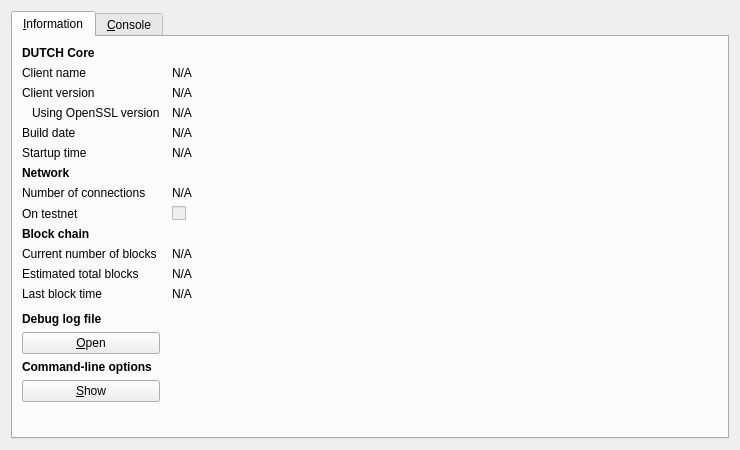
<?xml version="1.0" encoding="UTF-8"?>
<ui version="4.0">
 <class>RPCConsole</class>
 <widget class="QDialog" name="RPCConsole">
  <property name="geometry">
   <rect>
    <x>0</x>
    <y>0</y>
    <width>740</width>
    <height>450</height>
   </rect>
  </property>
  <property name="windowTitle">
   <string>DUTCH - Debug window</string>
  </property>
  <layout class="QVBoxLayout" name="verticalLayout_2">
   <item>
    <widget class="QTabWidget" name="tabWidget">
     <property name="currentIndex">
      <number>0</number>
     </property>
     <widget class="QWidget" name="tab_info">
      <attribute name="title">
       <string>&amp;Information</string>
      </attribute>
      <layout class="QGridLayout" name="gridLayout" columnstretch="0,1">
       <property name="horizontalSpacing">
        <number>12</number>
       </property>
       <item row="0" column="0">
        <widget class="QLabel" name="label_9">
         <property name="font">
          <font>
           <weight>75</weight>
           <bold>true</bold>
          </font>
         </property>
         <property name="text">
          <string>DUTCH Core</string>
         </property>
        </widget>
       </item>
       <item row="1" column="0">
        <widget class="QLabel" name="label_5">
         <property name="text">
          <string>Client name</string>
         </property>
        </widget>
       </item>
       <item row="1" column="1">
        <widget class="QLabel" name="clientName">
         <property name="cursor">
          <cursorShape>IBeamCursor</cursorShape>
         </property>
         <property name="text">
          <string>N/A</string>
         </property>
         <property name="textFormat">
          <enum>Qt::PlainText</enum>
         </property>
         <property name="textInteractionFlags">
          <set>Qt::LinksAccessibleByMouse|Qt::TextSelectableByKeyboard|Qt::TextSelectableByMouse</set>
         </property>
        </widget>
       </item>
       <item row="2" column="0">
        <widget class="QLabel" name="label_6">
         <property name="text">
          <string>Client version</string>
         </property>
        </widget>
       </item>
       <item row="2" column="1">
        <widget class="QLabel" name="clientVersion">
         <property name="cursor">
          <cursorShape>IBeamCursor</cursorShape>
         </property>
         <property name="text">
          <string>N/A</string>
         </property>
         <property name="textFormat">
          <enum>Qt::PlainText</enum>
         </property>
         <property name="textInteractionFlags">
          <set>Qt::LinksAccessibleByMouse|Qt::TextSelectableByKeyboard|Qt::TextSelectableByMouse</set>
         </property>
        </widget>
       </item>
       <item row="3" column="0">
        <widget class="QLabel" name="label_14">
         <property name="text">
          <string>Using OpenSSL version</string>
         </property>
         <property name="indent">
          <number>10</number>
         </property>
        </widget>
       </item>
       <item row="3" column="1">
        <widget class="QLabel" name="openSSLVersion">
         <property name="cursor">
          <cursorShape>IBeamCursor</cursorShape>
         </property>
         <property name="text">
          <string>N/A</string>
         </property>
         <property name="textFormat">
          <enum>Qt::PlainText</enum>
         </property>
         <property name="textInteractionFlags">
          <set>Qt::LinksAccessibleByMouse|Qt::TextSelectableByKeyboard|Qt::TextSelectableByMouse</set>
         </property>
        </widget>
       </item>
       <item row="4" column="0">
        <widget class="QLabel" name="label_12">
         <property name="text">
          <string>Build date</string>
         </property>
        </widget>
       </item>
       <item row="4" column="1">
        <widget class="QLabel" name="buildDate">
         <property name="cursor">
          <cursorShape>IBeamCursor</cursorShape>
         </property>
         <property name="text">
          <string>N/A</string>
         </property>
         <property name="textFormat">
          <enum>Qt::PlainText</enum>
         </property>
         <property name="textInteractionFlags">
          <set>Qt::LinksAccessibleByMouse|Qt::TextSelectableByKeyboard|Qt::TextSelectableByMouse</set>
         </property>
        </widget>
       </item>
       <item row="5" column="0">
        <widget class="QLabel" name="label_13">
         <property name="text">
          <string>Startup time</string>
         </property>
        </widget>
       </item>
       <item row="5" column="1">
        <widget class="QLabel" name="startupTime">
         <property name="cursor">
          <cursorShape>IBeamCursor</cursorShape>
         </property>
         <property name="text">
          <string>N/A</string>
         </property>
         <property name="textFormat">
          <enum>Qt::PlainText</enum>
         </property>
         <property name="textInteractionFlags">
          <set>Qt::LinksAccessibleByMouse|Qt::TextSelectableByKeyboard|Qt::TextSelectableByMouse</set>
         </property>
        </widget>
       </item>
       <item row="6" column="0">
        <widget class="QLabel" name="label_11">
         <property name="font">
          <font>
           <weight>75</weight>
           <bold>true</bold>
          </font>
         </property>
         <property name="text">
          <string>Network</string>
         </property>
        </widget>
       </item>
       <item row="7" column="0">
        <widget class="QLabel" name="label_7">
         <property name="text">
          <string>Number of connections</string>
         </property>
        </widget>
       </item>
       <item row="7" column="1">
        <widget class="QLabel" name="numberOfConnections">
         <property name="cursor">
          <cursorShape>IBeamCursor</cursorShape>
         </property>
         <property name="text">
          <string>N/A</string>
         </property>
         <property name="textFormat">
          <enum>Qt::PlainText</enum>
         </property>
         <property name="textInteractionFlags">
          <set>Qt::LinksAccessibleByMouse|Qt::TextSelectableByKeyboard|Qt::TextSelectableByMouse</set>
         </property>
        </widget>
       </item>
       <item row="8" column="0">
        <widget class="QLabel" name="label_8">
         <property name="text">
          <string>On testnet</string>
         </property>
        </widget>
       </item>
       <item row="8" column="1">
        <widget class="QCheckBox" name="isTestNet">
         <property name="enabled">
          <bool>false</bool>
         </property>
         <property name="text">
          <string/>
         </property>
        </widget>
       </item>
       <item row="9" column="0">
        <widget class="QLabel" name="label_10">
         <property name="font">
          <font>
           <weight>75</weight>
           <bold>true</bold>
          </font>
         </property>
         <property name="text">
          <string>Block chain</string>
         </property>
        </widget>
       </item>
       <item row="10" column="0">
        <widget class="QLabel" name="label_3">
         <property name="text">
          <string>Current number of blocks</string>
         </property>
        </widget>
       </item>
       <item row="10" column="1">
        <widget class="QLabel" name="numberOfBlocks">
         <property name="cursor">
          <cursorShape>IBeamCursor</cursorShape>
         </property>
         <property name="text">
          <string>N/A</string>
         </property>
         <property name="textFormat">
          <enum>Qt::PlainText</enum>
         </property>
         <property name="textInteractionFlags">
          <set>Qt::LinksAccessibleByMouse|Qt::TextSelectableByKeyboard|Qt::TextSelectableByMouse</set>
         </property>
        </widget>
       </item>
       <item row="11" column="0">
        <widget class="QLabel" name="label_4">
         <property name="text">
          <string>Estimated total blocks</string>
         </property>
        </widget>
       </item>
       <item row="11" column="1">
        <widget class="QLabel" name="totalBlocks">
         <property name="cursor">
          <cursorShape>IBeamCursor</cursorShape>
         </property>
         <property name="text">
          <string>N/A</string>
         </property>
         <property name="textFormat">
          <enum>Qt::PlainText</enum>
         </property>
         <property name="textInteractionFlags">
          <set>Qt::LinksAccessibleByMouse|Qt::TextSelectableByKeyboard|Qt::TextSelectableByMouse</set>
         </property>
        </widget>
       </item>
       <item row="12" column="0">
        <widget class="QLabel" name="label_2">
         <property name="text">
          <string>Last block time</string>
         </property>
        </widget>
       </item>
       <item row="12" column="1">
        <widget class="QLabel" name="lastBlockTime">
         <property name="cursor">
          <cursorShape>IBeamCursor</cursorShape>
         </property>
         <property name="text">
          <string>N/A</string>
         </property>
         <property name="textFormat">
          <enum>Qt::PlainText</enum>
         </property>
         <property name="textInteractionFlags">
          <set>Qt::LinksAccessibleByMouse|Qt::TextSelectableByKeyboard|Qt::TextSelectableByMouse</set>
         </property>
        </widget>
       </item>
       <item row="13" column="0">
        <spacer name="verticalSpacer_2">
         <property name="orientation">
          <enum>Qt::Vertical</enum>
         </property>
         <property name="sizeHint" stdset="0">
          <size>
           <width>20</width>
           <height>20</height>
          </size>
         </property>
        </spacer>
       </item>
       <item row="14" column="0">
        <widget class="QLabel" name="labelDebugLogfile">
         <property name="font">
          <font>
           <weight>75</weight>
           <bold>true</bold>
          </font>
         </property>
         <property name="text">
          <string>Debug log file</string>
         </property>
        </widget>
       </item>
       <item row="15" column="0">
        <widget class="QPushButton" name="openDebugLogfileButton">
         <property name="toolTip">
          <string>Open the DUTCH debug log file from the current data directory. This can take a few seconds for large log files.</string>
         </property>
         <property name="text">
          <string>&amp;Open</string>
         </property>
         <property name="autoDefault">
          <bool>false</bool>
         </property>
        </widget>
       </item>
       <item row="16" column="0">
        <widget class="QLabel" name="labelCLOptions">
         <property name="font">
          <font>
           <weight>75</weight>
           <bold>true</bold>
          </font>
         </property>
         <property name="text">
          <string>Command-line options</string>
         </property>
        </widget>
       </item>
       <item row="17" column="0">
        <widget class="QPushButton" name="showCLOptionsButton">
         <property name="toolTip">
          <string>Show the DUTCH-Qt help message to get a list with possible DUTCH command-line options.</string>
         </property>
         <property name="text">
          <string>&amp;Show</string>
         </property>
         <property name="autoDefault">
          <bool>false</bool>
         </property>
        </widget>
       </item>
       <item row="18" column="0">
        <spacer name="verticalSpacer">
         <property name="orientation">
          <enum>Qt::Vertical</enum>
         </property>
         <property name="sizeHint" stdset="0">
          <size>
           <width>20</width>
           <height>40</height>
          </size>
         </property>
        </spacer>
       </item>
      </layout>
     </widget>
     <widget class="QWidget" name="tab_console">
      <attribute name="title">
       <string>&amp;Console</string>
      </attribute>
      <layout class="QVBoxLayout" name="verticalLayout_3">
       <property name="spacing">
        <number>3</number>
       </property>
       <item>
        <widget class="QTextEdit" name="messagesWidget">
         <property name="minimumSize">
          <size>
           <width>0</width>
           <height>100</height>
          </size>
         </property>
         <property name="readOnly">
          <bool>true</bool>
         </property>
         <property name="tabKeyNavigation" stdset="0">
          <bool>false</bool>
         </property>
         <property name="columnCount" stdset="0">
          <number>2</number>
         </property>
        </widget>
       </item>
       <item>
        <layout class="QHBoxLayout" name="horizontalLayout">
         <property name="spacing">
          <number>3</number>
         </property>
         <item>
          <widget class="QLabel" name="label">
           <property name="text">
            <string notr="true">&gt;</string>
           </property>
          </widget>
         </item>
         <item>
          <widget class="QLineEdit" name="lineEdit"/>
         </item>
         <item>
          <widget class="QPushButton" name="clearButton">
           <property name="maximumSize">
            <size>
             <width>24</width>
             <height>24</height>
            </size>
           </property>
           <property name="toolTip">
            <string>Clear console</string>
           </property>
           <property name="text">
            <string/>
           </property>
           <property name="icon">
            <iconset resource="../bitcoin.qrc">
             <normaloff>:/icons/remove</normaloff>:/icons/remove</iconset>
           </property>
           <property name="shortcut">
            <string notr="true">Ctrl+L</string>
           </property>
           <property name="autoDefault">
            <bool>false</bool>
           </property>
          </widget>
         </item>
        </layout>
       </item>
      </layout>
     </widget>
    </widget>
   </item>
  </layout>
 </widget>
 <resources>
  <include location="../bitcoin.qrc"/>
 </resources>
 <connections/>
</ui>
